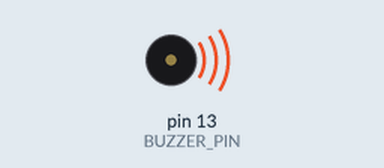
This sketch was run on a simulated Arduino Uno, built with avr-gcc and run on an emulated ATmega328P. Shown: buzzer (waves = sounding).

Above: at 0.5 s.
At 8.5 s:
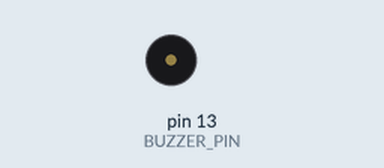
Timing chart, 0 to 13.0 s (numbered marks = the images above):
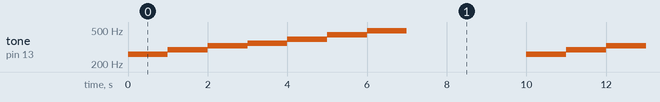

Measured:
- by itself, tone on pin 13 (BUZZER_PIN): repeats every 10.0 s: 293 Hz 1.0 s, 329 Hz 1.0 s, 349 Hz 1.0 s, 391 Hz 1.0 s, 440 Hz 1.0 s, 493 Hz 1.0 s, silent 3.0 s, 261 Hz 1.0 s

The sketch:

3_musical_scale.ino
```cpp
// Pin initialization
const int BUZZER_PIN = 13;

// Timer initialization
const long TIMER = 1000;

// Frequencies initialization
const int C = 261; // Dó
const int D = 293; // Ré
const int E = 329; // Mi
const int F = 349; // Fá
const int G = 391; // Sol
const int A = 440; // Lá
const int B = 493; // Si
// The notes are defined in the alphabetic sistem, for silabic sistem look above for the comments sided with each one of them

void setup(){
  // Pin configuration
  pinMode(BUZZER_PIN, OUTPUT);
}

void loop(){
  tone(BUZZER_PIN, C);
  delay(TIMER);

  tone(BUZZER_PIN, D);
  delay(TIMER);

  tone(BUZZER_PIN, E);
  delay(TIMER);

  tone(BUZZER_PIN, F);
  delay(TIMER);

  tone(BUZZER_PIN, G);
  delay(TIMER);

  tone(BUZZER_PIN, A);
  delay(TIMER);

  tone(BUZZER_PIN, B);
  delay(TIMER);

  noTone(BUZZER_PIN); // Small break
  delay(TIMER * 3);
}
```
